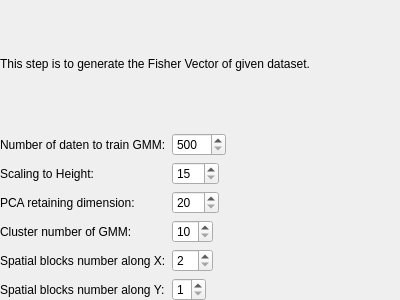
<?xml version="1.0" encoding="UTF-8"?>
<ui version="4.0">
 <class>PrepareFVPage</class>
 <widget class="QWizardPage" name="PrepareFVPage">
  <property name="geometry">
   <rect>
    <x>0</x>
    <y>0</y>
    <width>400</width>
    <height>300</height>
   </rect>
  </property>
  <property name="windowTitle">
   <string>WizardPage</string>
  </property>
  <widget class="QWidget" name="verticalLayoutWidget">
   <property name="geometry">
    <rect>
     <x>0</x>
     <y>0</y>
     <width>401</width>
     <height>301</height>
    </rect>
   </property>
   <layout class="QVBoxLayout" name="verticalLayout">
    <item>
     <widget class="QLabel" name="label">
      <property name="text">
       <string>This step is to generate the Fisher Vector of given dataset.</string>
      </property>
     </widget>
    </item>
    <item>
     <layout class="QFormLayout" name="formLayout">
      <property name="fieldGrowthPolicy">
       <enum>QFormLayout::FieldsStayAtSizeHint</enum>
      </property>
      <item row="0" column="0">
       <widget class="QLabel" name="lab_gmmnumber">
        <property name="text">
         <string>Number of daten to train GMM:</string>
        </property>
       </widget>
      </item>
      <item row="0" column="1">
       <widget class="QSpinBox" name="spin_gmmnumber">
        <property name="minimum">
         <number>500</number>
        </property>
        <property name="maximum">
         <number>1500</number>
        </property>
       </widget>
      </item>
      <item row="1" column="0">
       <widget class="QLabel" name="lab_imageheight">
        <property name="text">
         <string>Scaling to Height:</string>
        </property>
       </widget>
      </item>
      <item row="1" column="1">
       <widget class="QSpinBox" name="spin_imageheight">
        <property name="minimum">
         <number>15</number>
        </property>
        <property name="maximum">
         <number>200</number>
        </property>
       </widget>
      </item>
      <item row="2" column="0">
       <widget class="QLabel" name="lab_pcadim">
        <property name="text">
         <string>PCA retaining dimension:</string>
        </property>
       </widget>
      </item>
      <item row="2" column="1">
       <widget class="QSpinBox" name="spin_pcadim">
        <property name="minimum">
         <number>20</number>
        </property>
        <property name="maximum">
         <number>100</number>
        </property>
       </widget>
      </item>
      <item row="3" column="0">
       <widget class="QLabel" name="lab_gmmcluster">
        <property name="text">
         <string>Cluster number of GMM:</string>
        </property>
       </widget>
      </item>
      <item row="3" column="1">
       <widget class="QSpinBox" name="spin_gmmcluster">
        <property name="minimum">
         <number>10</number>
        </property>
        <property name="maximum">
         <number>30</number>
        </property>
       </widget>
      </item>
      <item row="4" column="0">
       <widget class="QLabel" name="lab_spatialxnum">
        <property name="text">
         <string>Spatial blocks number along X:</string>
        </property>
       </widget>
      </item>
      <item row="4" column="1">
       <widget class="QSpinBox" name="spin_spatialxnum">
        <property name="minimum">
         <number>2</number>
        </property>
        <property name="maximum">
         <number>10</number>
        </property>
       </widget>
      </item>
      <item row="5" column="0">
       <widget class="QLabel" name="lab_spatialynum">
        <property name="text">
         <string>Spatial blocks number along Y:</string>
        </property>
       </widget>
      </item>
      <item row="5" column="1">
       <widget class="QSpinBox" name="spin_spatialynum">
        <property name="minimum">
         <number>1</number>
        </property>
        <property name="maximum">
         <number>5</number>
        </property>
       </widget>
      </item>
     </layout>
    </item>
   </layout>
  </widget>
 </widget>
 <resources/>
 <connections/>
</ui>
